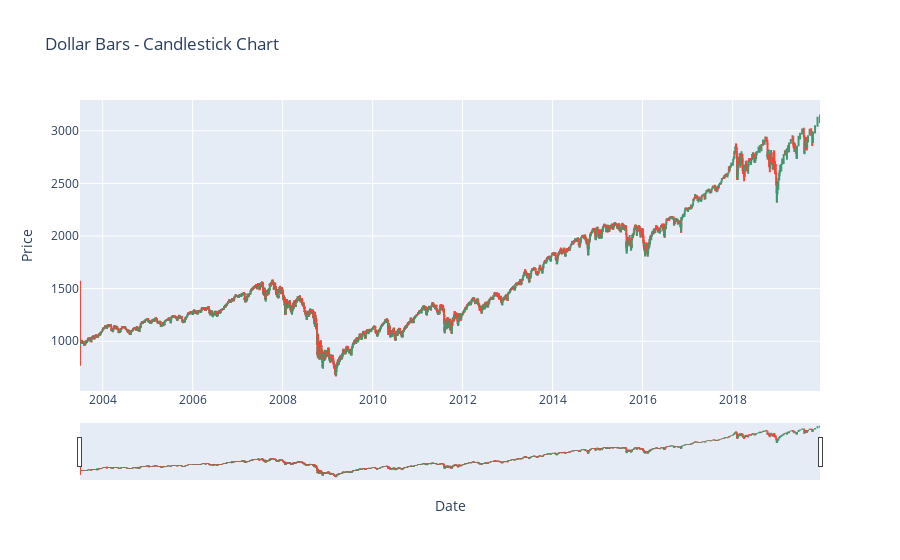

The code cell stored with this chart in its notebook:
### Code cell
from mlfinlab.data_structures import standard_data_structures
dollar_bars = standard_data_structures.get_dollar_bars(
    sp_processed, threshold=1000000, batch_size=100000, verbose=False
)

import plotly.graph_objects as go

fig = go.Figure(data=[go.Candlestick(x=dollar_bars[:].index,
                open=dollar_bars['open'],
                high=dollar_bars['high'],
                low=dollar_bars['low'],
                close=dollar_bars['close'])])
fig.update_layout(title='Dollar Bars - Candlestick Chart', xaxis_title='Date', yaxis_title='Price')
fig.show()

### Figure 1 — Plotly figure (JSON) as saved in the notebook; plotly's stock layout.template omitted (floating-point values rounded to 4 significant figures; data arrays with more than 128 entries replaced by an {"elided": "..."} marker saying what was removed)
{"data": [{"close": {"elided": "14663 float values"}, "high": {"elided": "14663 float values"}, "low": {"elided": "14663 float values"}, "open": {"elided": "14663 float values"}, "type": "candlestick", "x": {"elided": "14663 str values"}}], "layout": {"title": {"text": "Dollar Bars - Candlestick Chart"}, "xaxis": {"title": {"text": "Date"}}, "yaxis": {"title": {"text": "Price"}}}}
